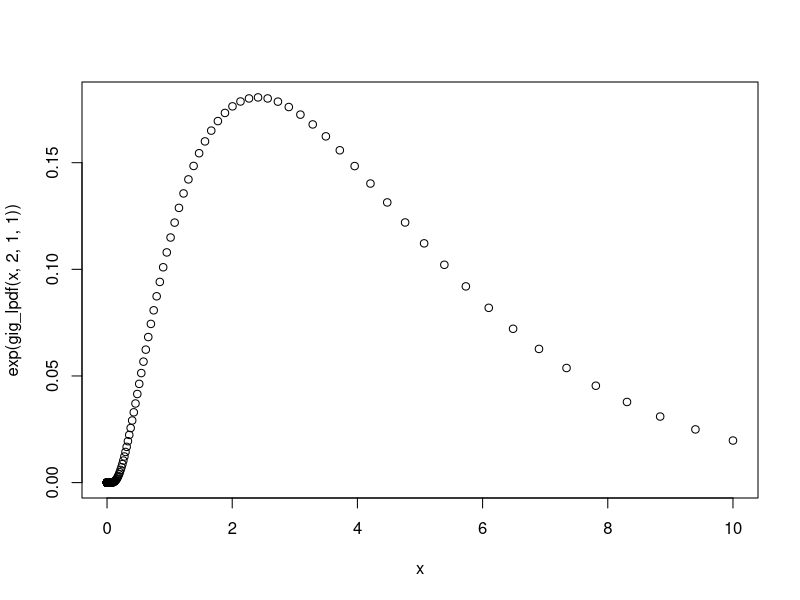

Write R code to recreate this figure.
gig_lpdf <- function(x,p,a,b) {
  (p * 0.5 * log(a / b)
      - log(2 * besselK(sqrt(a * b), p))
      + (p - 1) * log(x)
      - (a * x + b / x) * 0.5
  )
}

x <- exp(seq(-10,log(10),length.out=200))
plot(x,exp(gig_lpdf(x,2,1,1)))
